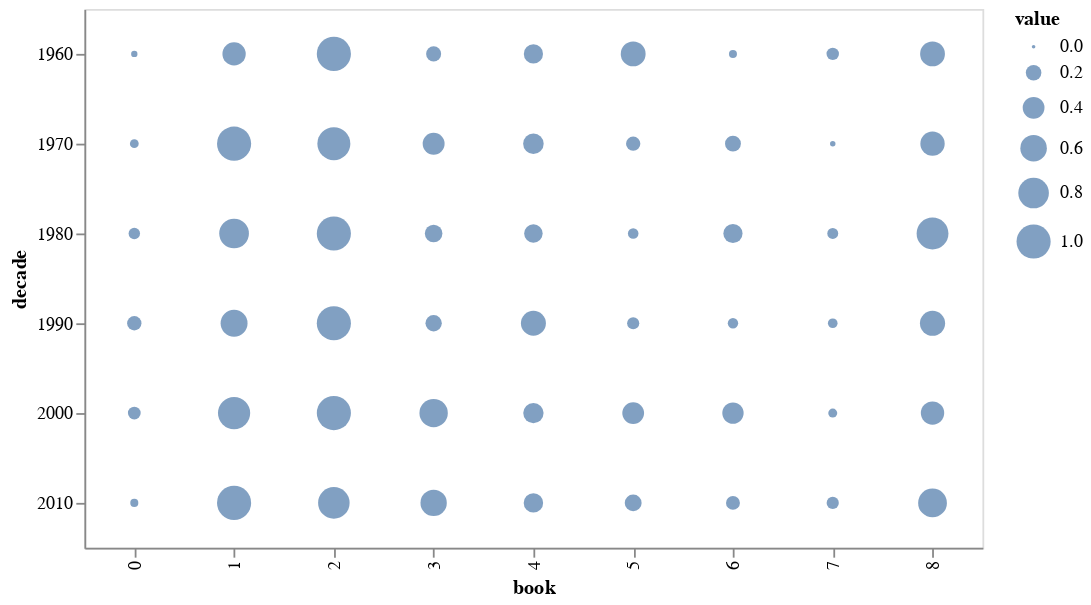

The code cell stored with this chart in its notebook:
### Code cell
alt.Chart(booksMelted).mark_circle().encode(x='book:O', y='decade:O', size='value').properties(width=500, height=300)

### Figure 1 — Vega-Lite specification as saved in the notebook (floating-point values rounded to 4 significant figures)
{"config": {"view": {"continuousWidth": 400, "continuousHeight": 300}}, "data": {"name": "data-83caf4fd0b9ad2bc09d6e4dfee1f1c50"}, "mark": "circle", "encoding": {"size": {"type": "quantitative", "field": "value"}, "x": {"type": "ordinal", "field": "book"}, "y": {"type": "ordinal", "field": "decade"}}, "height": 300, "width": 500, "$schema": "https://vega.github.io/schema/vega-lite/v4.8.1.json", "datasets": {"data-83caf4fd0b9ad2bc09d6e4dfee1f1c50": [{"decade": 1960, "book": 0, "value": 0.02391}, {"decade": 1970, "book": 0, "value": 0.05589}, {"decade": 1980, "book": 0, "value": 0.1029}, {"decade": 1990, "book": 0, "value": 0.1674}, {"decade": 2000, "book": 0, "value": 0.1303}, {"decade": 2010, "book": 0, "value": 0.0451}, {"decade": 1960, "book": 1, "value": 0.4606}, {"decade": 1970, "book": 1, "value": 1.0}, {"decade": 1980, "book": 1, "value": 0.755}, {"decade": 1990, "book": 1, "value": 0.6183}, {"decade": 2000, "book": 1, "value": 0.8894}, {"decade": 2010, "book": 1, "value": 1.0}, {"decade": 1960, "book": 2, "value": 1.0}, {"decade": 1970, "book": 2, "value": 0.9336}, {"decade": 1980, "book": 2, "value": 1.0}, {"decade": 1990, "book": 2, "value": 1.0}, {"decade": 2000, "book": 2, "value": 1.0}, {"decade": 2010, "book": 2, "value": 0.8517}, {"decade": 1960, "book": 3, "value": 0.185}, {"decade": 1970, "book": 3, "value": 0.4059}, {"decade": 1980, "book": 3, "value": 0.257}, {"decade": 1990, "book": 3, "value": 0.2209}, {"decade": 2000, "book": 3, "value": 0.6886}, {"decade": 2010, "book": 3, "value": 0.5907}, {"decade": 1960, "book": 4, "value": 0.31}, {"decade": 1970, "book": 4, "value": 0.3545}, {"decade": 1980, "book": 4, "value": 0.2848}, {"decade": 1990, "book": 4, "value": 0.5303}, {"decade": 2000, "book": 4, "value": 0.3483}, {"decade": 2010, "book": 4, "value": 0.3179}, {"decade": 1960, "book": 5, "value": 0.526}, {"decade": 1970, "book": 5, "value": 0.1663}, {"decade": 1980, "book": 5, "value": 0.08576}, {"decade": 1990, "book": 5, "value": 0.1175}, {"decade": 2000, "book": 5, "value": 0.4012}, {"decade": 2010, "book": 5, "value": 0.2351}, {"decade": 1960, "book": 6, "value": 0.04446}, {"decade": 1970, "book": 6, "value": 0.2071}, {"decade": 1980, "book": 6, "value": 0.3086}, {"decade": 1990, "book": 6, "value": 0.08215}, {"decade": 2000, "book": 6, "value": 0.3843}, {"decade": 2010, "book": 6, "value": 0.1567}, {"decade": 1960, "book": 7, "value": 0.1229}, {"decade": 1970, "book": 7, "value": 0.01467}, {"decade": 1980, "book": 7, "value": 0.09244}, {"decade": 1990, "book": 7, "value": 0.06944}, {"decade": 2000, "book": 7, "value": 0.05868}, {"decade": 2010, "book": 7, "value": 0.1178}, {"decade": 1960, "book": 8, "value": 0.5243}, {"decade": 1970, "book": 8, "value": 0.5033}, {"decade": 1980, "book": 8, "value": 0.8672}, {"decade": 1990, "book": 8, "value": 0.5384}, {"decade": 2000, "book": 8, "value": 0.4633}, {"decade": 2010, "book": 8, "value": 0.7075}]}}
